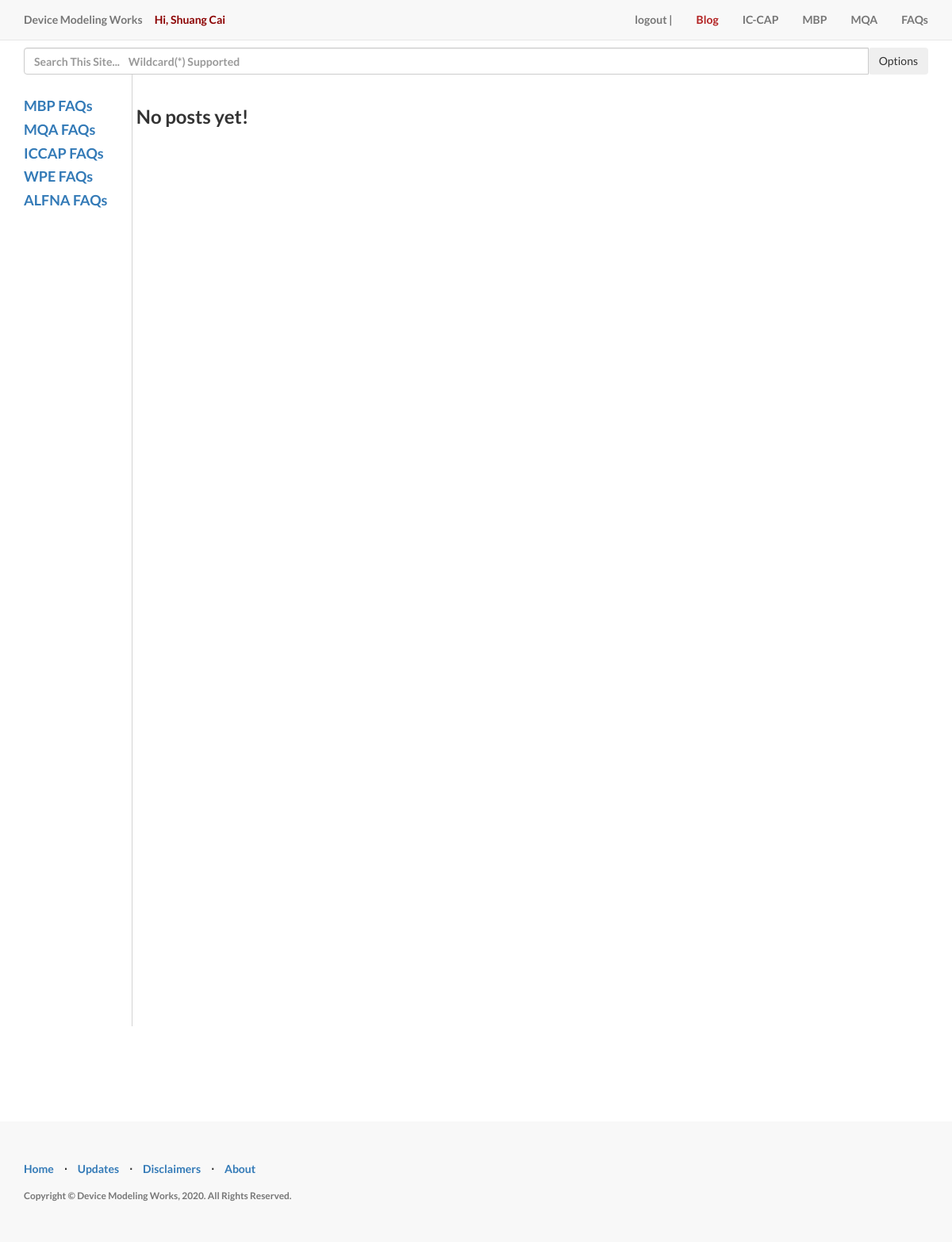
The page /alfnafaq (signed in) on the database as committed earlier.
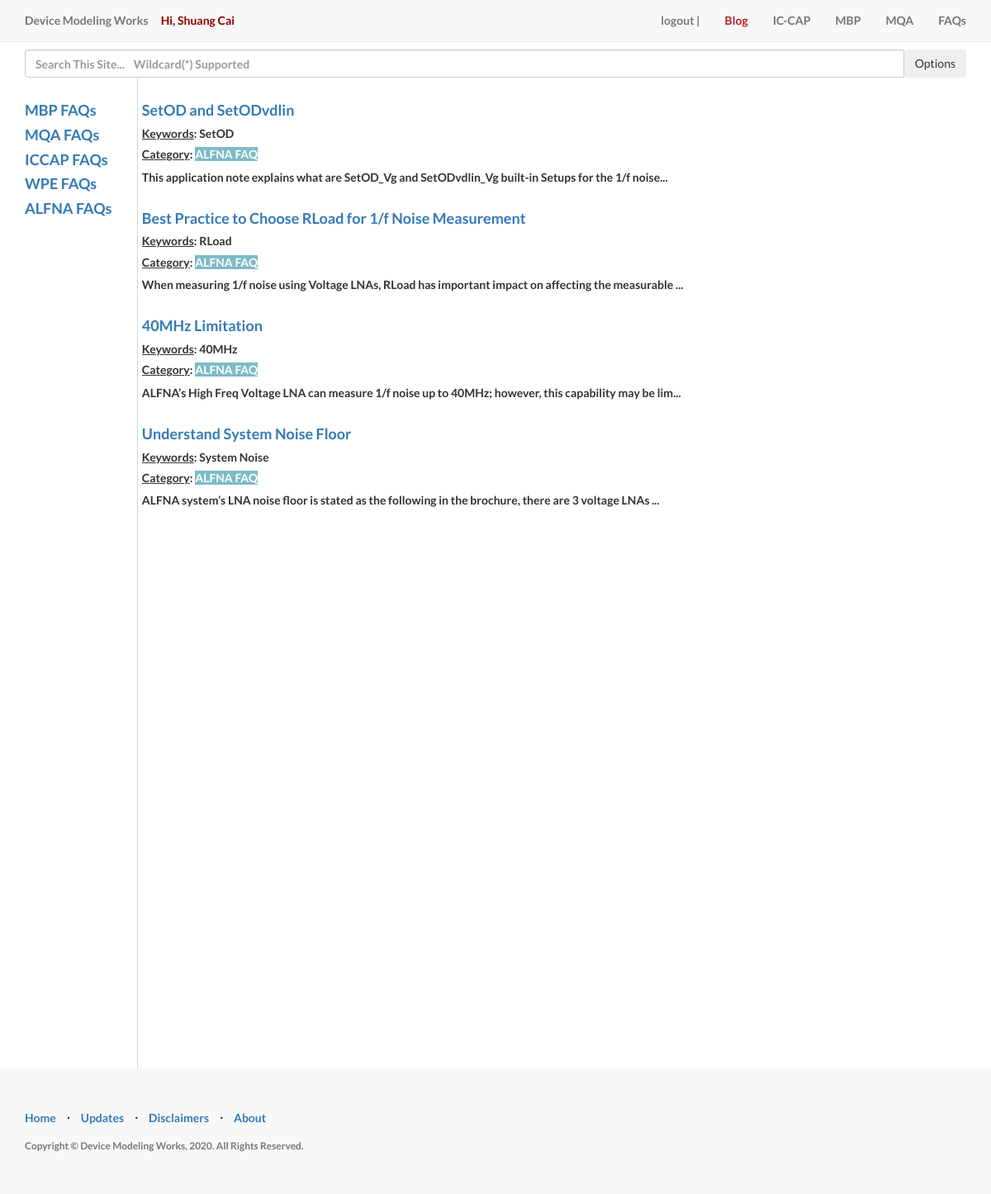
The same page on the database as committed later.
### __init__.py (models this page shows, shortened)
class User(db.Model, UserMixin):
    id = db.Column(db.Integer, primary_key=True)
    email = db.Column(db.String(255), unique=True)
    password = db.Column(db.String(255))
    company = db.Column(db.String(255))
    username = db.Column(db.String(255), unique=True)
    last_login_at = db.Column(db.DateTime())
    current_login_at = db.Column(db.DateTime())
    active = db.Column(db.Boolean())
    confirmed_at = db.Column(db.DateTime())
    last_login_ip = db.Column(db.String(45))
    current_login_ip = db.Column(db.String(45))
    login_count = db.Column(db.Integer)
    roles = db.relationship('Role', secondary=roles_users,
                            backref=db.backref('users', lazy='dynamic'))

class Post(db.Model):
    __searchable__ = ['title', 'abs', 'content']
    id = db.Column(db.Integer(), primary_key=True)
    title = db.Column(db.String(255), unique=True)
    author_id = db.Column(db.Integer)
    abs = db.Column(db.String())
    content = db.Column(db.Text())
    create_date = db.Column(db.DateTime())
    category = db.Column(db.String(128))
    last_modify_date = db.Column(db.DateTime())
    route = db.Column(db.String(128))

### __init__.py (the view)
@app.route(route_alfnafaq_list)
@login_required
def alfnafaq():
    recordPostHistory(route_alfnafaq_list)
    results = Post.query.filter(Post.category == 'alfnafaq').order_by(desc(Post.create_date)).limit(displayUpto).all()
    return render_template('faq/alfna/alfnafaqlist.html', slist=results, func=getCategory)

### __init__.py (called while the page is built, shortened)
def recordPostHistory(rt):
    id = -1  # anonymous, used for public
    if hasattr(current_user, 'id'):
        id = current_user.id
    if id == 3:  # 3 is Shuang Cai, no need to record myself. :)
        return

@app.context_processor
def inject_Search_Options():
    return searchOptions

def getCategory(txt):
    if txt == 'mbpst':
        return "MBP Script Tutorial"
    elif txt == "mbpfaq":
        return "MBP FAQ"
    elif txt == "wpefaq":
        return "WPE FAQ"
    elif txt == "alfnafaq":
        return "ALFNA FAQ"
    elif txt == "video":
        return "Video Demos"
    elif txt == "mqarules":
        return "MQA Rules"
    elif txt == "mqafaq":
        return "MQA FAQ"
    elif txt == "iccapfaq":
        return "ICCAP FAQ"
    elif txt == "blog":
        return "Blog"
    elif txt == "pyrfs":
        return "PyRFS"
    return "Other"

### templates/faq/alfna/alfnafaqlist.html
{% extends "faq/faq_index.html" %}
{% block faqmain %}
{% if slist.__len__()>0 %}
<div style="height: 1000px; overflow:auto">
    {% for item in slist:%}
    <h4><a href="{{item.route}}">{{item.title}}</a></h4>
    <h5><u>Keywords</u>: {{item.abs}}</h5>
    <h5><u>Category</u>: <font style="background-color:#7DBBC6; color:#FFFFFF"> {{ func(item.category) }}</font></h5>
    {% if item.content.__len__()>110 %}
    {{item.content[:100]}}...
    {% else %}
    {{item.content}}
    {% endif %}
    <br/><br/>
    {% endfor %}
    {% else %}
    <h3>No posts yet!</I></h3>
    <br/><br/><br/>
    {% endif %}
</div>
<br>
<br>
<br>
<br>
{% endblock %}

### templates/faq/faq_index.html (shortened to what this page needs)
{% extends "layouts/mf.html" %}
{% block content %}
<div class="container">
        <div style="float:left; width: 12%; height:1200px; margin-right:5px; overflow:auto; border-right-width:1px;border-right-style:solid; border-right-color: #D3D3D3">
            {% include 'faq/toc.html' %}
        </div>
        <div style="float:center; height:1200px; overflow: auto">
            <br/>
            {% block faqmain %}
            {% endblock %}
            <br/><br/>
        </div>
</div>
{% endblock %}

### templates/layouts/mf.html (shortened to what this page needs)
{% extends "layouts/base.html" %}
{% block search %}
<br/><br/><br/>
<div class="container">
    <form method="post" action="/search">
        <div style="float:center;">
            <div class="input-group" id="search_field_w_button">
                <input type="text" class="form-control" name='search'
                       placeholder="Search This Site...    Wildcard(*) Supported">
                <span class="input-group-btn">
                <button class="btn btn-secondary" type="button" name='searchOptionButton' id='searchOptionButton'
                        onclick="displaySearchOptions()">Options</button>
                </span>
            </div>
        </div>
    </form>
</div>
{% endblock %}

### templates/layouts/base.html (shortened to what this page needs)
<!DOCTYPE html>
<html lang="en">
<head>
    <link href="/static/css/bootstrap.min.css" rel="stylesheet">
    <link href="/static/css/landing-page.css" rel="stylesheet">
    <link href="/static/font-awesome/css/font-awesome.min.css" rel="stylesheet" type="text/css">
</head>
<body>
<nav class="navbar navbar-default navbar-fixed-top topnav" role="navigation">
    <div class="container topnav">
        <div class="navbar-header">
            <a class="navbar-brand topnav" href="/">Device Modeling Works</a>
            <a class="navbar-brand topnav" style="color:#8B0000">
                {% if current_user.username.__len__()>0 %}
                Hi, {{current_user.username}}
                {% endif %}
            </a>
        </div>
        <div class="collapse navbar-collapse" id="bs-example-navbar-collapse-1">
            <ul class="nav navbar-nav navbar-right">
                <li>
                    {% if current_user.username.__len__()==0 %}
                    <a href="/login"> login | </a>
                    {% else %}
                    <a href="/logout"> logout | </a>
                    {% endif %}
                </li>
                <li>
                    <a href="/blog"><font style="color:#B22222">Blog</font></a>
                </li>
                <li>
                    <a href="/iccap">IC-CAP</a>
                </li>
                <li>
                    <a href="/mbp">MBP</a>
                </li>
                <li>
                    <a href="/mqa">MQA</a>
                </li>
                <li>
                    <a href="/faq">FAQs</a>
                </li>
            </ul>
        </div>
    </div>
</nav>
{% block search %}
{% endblock%}
{% block content%}
{% endblock%}
<footer>
    <div class="container">
        <div class="row">
            <div class="col-lg-12">
                <ul class="list-inline">
                    <li>
                        <a href="/">Home</a>
                    </li>
                    <li class="footer-menu-divider">&sdot;</li>
                    <li><a href="/update_history" target="_blank">Updates</a></li>
                    <li class="footer-menu-divider">&sdot;</li>
                    <li>
                        <a href="/disclaimer" target="_blank">Disclaimers</a>
                    </li>
                    <li class="footer-menu-divider">&sdot;</li>
                    <li>
                        <a href="/about">About</a>
                    </li>
                </ul>
                <p class="copyright text-muted small">Copyright &copy; Device Modeling Works, 2020. All Rights
                    Reserved. </p>
            </div>
        </div>
    </div>
</footer>
</body>
</html>

### templates/faq/toc.html
<br/>
<div>
    <h4><a href="/mbpfaq">MBP FAQs</a></h4>
    <h4><a href="/mqafaq">MQA FAQs</a></h4>
    <h4><a href="/iccapfaq">ICCAP FAQs</a></h4>
    <h4><a href="/wpefaq">WPE FAQs</a></h4>
    <h4><a href="/alfnafaq">ALFNA FAQs</a></h4>
    <br/><br/><br/><br/><br/>
</div>

### static/css/landing-page.css (style rules this page uses)
body, html { width: 100%; height: 100%; }
body, h1, h2, h3, h4, h5, h6 { font-family: "Lato","Helvetica Neue",Helvetica,Arial,sans-serif; font-weight: 700; }
.topnav { font-size: 14px; }
footer { padding: 50px 0; background-color: #f8f8f8; }
p.copyright { margin: 15px 0 0; }
ul { list-style: disc inside none }
.col-xs-1, .col-sm-1, .col-md-1, .col-lg-1, .col-xs-2, .col-sm-2, .col-md-2, .col-lg-2, .col-xs-3, .col-sm-3, .col-md-3, .col-lg-3, .col-xs-4, .col-sm-4, .col-md-4, .col-lg-4, .col-xs-5, .col-sm-5, .col-md-5, .col-lg-5, .col-xs-6, .col-sm-6, .col-md-6, .col-lg-6, .col-xs-7, .col-sm-7, .col-md-7, .col-lg-7, .col-xs-8, .col-sm-8, .col-md-8, .col-lg-8, .col-xs-9, .col-sm-9, .col-md-9, .col-lg-9, .col-xs-10, .col-sm-10, .col-md-10, .col-lg-10, .col-xs-11, .col-sm-11, .col-md-11, .col-lg-11, .col-xs-12, .col-sm-12, .col-md-12, .col-lg-12 { position: relative; min-height: 1px; padding-right: 15px; padding-left: 15px; }
.row { margin-right: -15px; margin-left: -15px; }

Rows that differ between the two databases and show on the page:
added Post: title "SetOD and SetODvdlin", abs "SetOD", category "ALFNA FAQ", content "This application note explains what are SetOD_Vg and SetODvdlin_Vg built-in Setups for the 1/f noise"
added Post: title "Best Practice to Choose RLoad for 1/f Noise Measurement", abs "RLoad", category "ALFNA FAQ", content "When measuring 1/f noise using Voltage LNAs, RLoad has important impact on affecting the measurable"
added Post: title "40MHz Limitation", abs "40MHz", category "ALFNA FAQ", content "ALFNA’s High Freq Voltage LNA can measure 1/f noise up to 40MHz; however, this capability may be lim"
added Post: title "Understand System Noise Floor", abs "System Noise", category "ALFNA FAQ", content "ALFNA system’s LNA noise floor is stated as the following in the brochure, there are 3 voltage LNAs"
Other text that changed with them:
text no longer shown: "No posts yet!"
